Frame 1 (no input): blank canvas, image omitted
Frame 60 (no input): blank canvas, image omitted
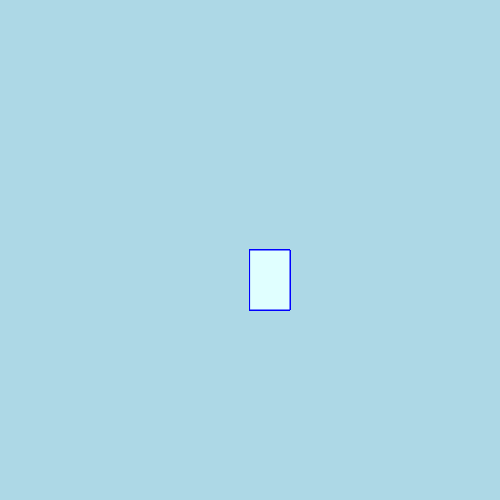
Frame 120 (the mouse pressed at the canvas centre since frame 60)

The p5.js sketch whose frames 1 and 60 were blank and that drew this single picture after the mouse press (run headless with seeded random() and noise() and a simulated clock; from frame 60 on, the mouse is pressed at the canvas centre):

// p5.js sketch
// ── sketch.js
function setup() {
    createCanvas(500, 500);
     background ("lightblue");
  }
  
  function draw() {
   
    stroke("blue");
    fill("lightcyan");
    
    //console.log(mouseIsPressed);
    
    if(mouseIsPressed)
    rect(mouseX,mouseY,40,60);
  }
  
